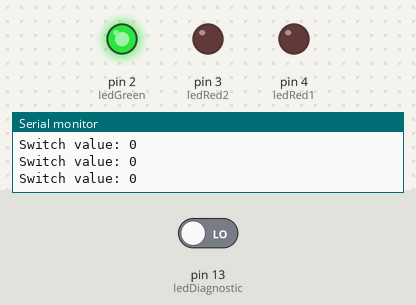
This sketch was run on a simulated Arduino Uno, built with avr-gcc and run on an emulated ATmega328P. Parts: output pins drawn as LEDs (lit = HIGH), the last lines printed to the serial monitor. Dashed ring = blinking. The inputs (shaded band) are chosen by the test bench; at power-on: pin 13 (ledDiagnostic) LOW.

Above: at 1.2 s.
1.3 s: pin 13 (ledDiagnostic) driven HIGH
At 4.22 s:
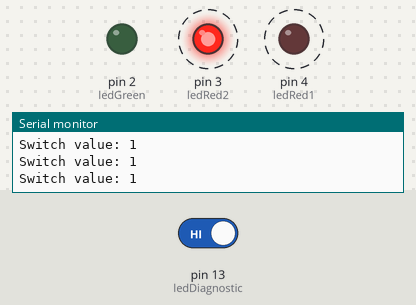
4.3 s: pin 13 (ledDiagnostic) driven LOW
At 5.3 s:
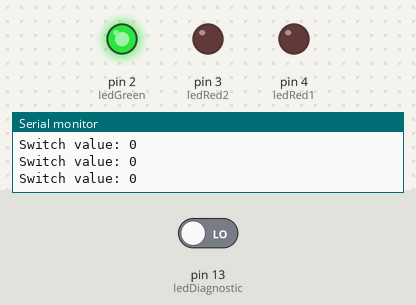
5.9 s: pin 13 (ledDiagnostic) driven HIGH
At 6.06 s:
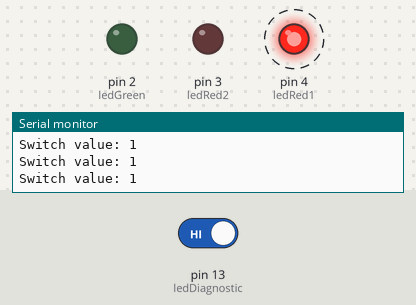
Timing chart, 0 to 14.9 s (numbered marks = the images above; inputs shaded):
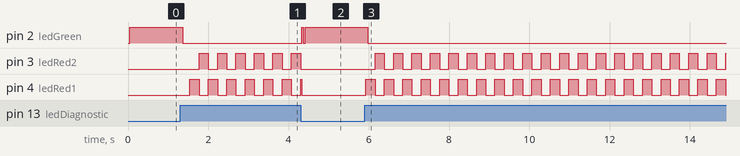

Measured:
- after the input at 1.3 s, pin 2 (ledGreen): HIGH → LOW after 0.06 s; pin 3 (ledRed2): alternates HIGH for 0.23 s and LOW for 0.23 s, starting after 0.47 s; pin 4 (ledRed1): alternates HIGH for 0.23 s and LOW for 0.23 s, starting after 0.24 s
- after the input at 4.3 s, pin 2 (ledGreen): LOW → HIGH at once, → LOW 0.04 s later, → HIGH 0.04 s later; pin 3 (ledRed2): stops changing and stays LOW
- after the input at 5.9 s, pin 2 (ledGreen): HIGH → LOW after 0.07 s; pin 3 (ledRed2): alternates HIGH for 0.23 s and LOW for 0.23 s, starting after 0.26 s; pin 4 (ledRed1): alternates HIGH for 0.23 s and LOW for 0.23 s, starting at once

The sketch:

Spaceship.ino
```cpp
/*
  SpaceShip.ino
  Shows a green LED until a button switch is pressed, at which point
  two red LEDs are flashed alternately, until the switch is released.

  NOTE:  No arrays are used in this example.

  Timeline:
  8/31/14:  Created
 */

int ledDiagnostic = 13;      // Diagnostic onboard LED
int ledRed1 = 4;             // First LED in the sequence
int ledRed2 = 3;             // Second LED in the sequence
int ledGreen = 2;            // Third LED in the sequence
int sw1 = 13;

// the setup routine runs once when you press reset:
void setup() {
  // initialize the digital pin as an output.
  pinMode(ledDiagnostic, OUTPUT);
  pinMode(ledRed1, OUTPUT);
  pinMode(ledRed2, OUTPUT);
  pinMode(ledGreen, OUTPUT);
  pinMode(sw1, INPUT);

  Serial.begin(9600);
}

// the loop routine runs over and over again forever:
void loop()
{
  int swVal1;

  swVal1 = digitalRead(sw1);
  Serial.print("Switch value: ");
  Serial.println(swVal1);
  if (swVal1 == HIGH)
  {
    CycleRedLEDs();
  }
  else
  {
    ShowGreenLED();
  }
}


void SetAllLEDs(bool bOn=true)
{
  if (bOn == true)
  {
    digitalWrite(ledRed1, HIGH);
    digitalWrite(ledRed2, HIGH);
    digitalWrite(ledGreen, HIGH);
  }
  else
  {
    digitalWrite(ledRed1, LOW);
    digitalWrite(ledRed2, LOW);
    digitalWrite(ledGreen, LOW);
  }
}

void CycleRedLEDs()
{
  static int nStartTime = 0;
  int ledRed1Status;

  // SetAllLEDs(false);
  if (nStartTime == 0)
  {
    nStartTime = millis();
    digitalWrite(ledGreen, LOW);
  }
  else
  {
    if ((millis() - nStartTime) > 200)
    {
      nStartTime = 0;
      ledRed1Status = digitalRead(ledRed1);
      digitalWrite(ledRed2, ledRed1Status);
      digitalWrite(ledRed1, !ledRed1Status);
    }
  }
}


void ShowGreenLED()
{
  SetAllLEDs(false);
  digitalWrite(ledGreen, HIGH);
}
```
